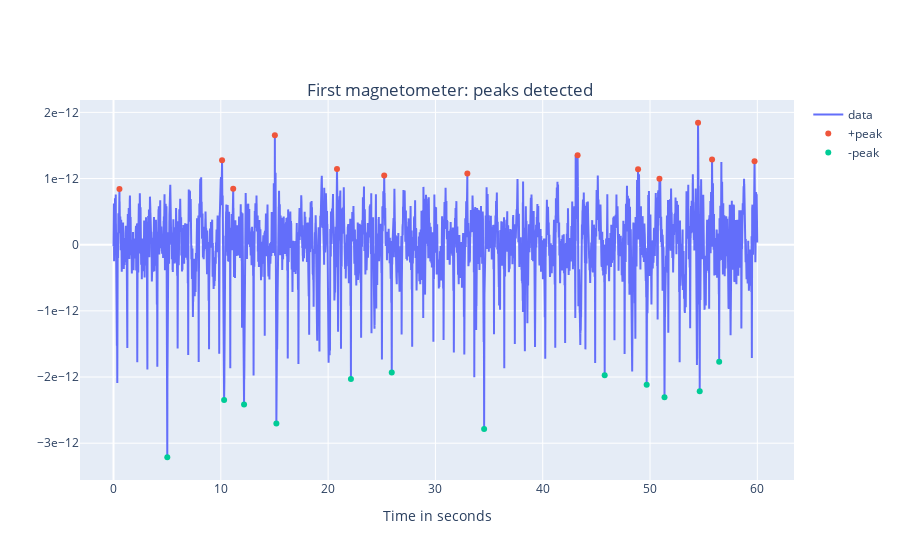

The code cell stored with this chart in its notebook:
### Code cell
#EXAMPLE: find peaks of the first magnetometer channel:

from mne.preprocessing import peak_finder

thresh=(max(data_mags[0]) - min(data_mags[0])) / 1.7 #THRESHOLD FOR IDENTIFICATION ADJUST HERE
# The amount above surrounding data for a peak to be identified. Larger values mean the algorithm 
# is more selective in finding peaks. If None, use the default of (max(x0) - min(x0)) / 4.

pos_peak_locs, pos_peak_magnitudes = peak_finder(data_mags[0], extrema=1, thresh=thresh) #positive peaks
neg_peak_locs, neg_peak_magnitudes = peak_finder(data_mags[0], extrema=-1, thresh=thresh) #negative peaks


t=np.arange(0, duration, 1/sfreq) 
fig = go.Figure()
fig.add_trace(go.Scatter(x=t, y=data_mags[0], name='data'));
fig.add_trace(go.Scatter(x=t[pos_peak_locs], y=pos_peak_magnitudes, mode='markers', name='+peak'));
fig.add_trace(go.Scatter(x=t[neg_peak_locs], y=neg_peak_magnitudes, mode='markers', name='-peak'));
fig.update_layout(
    title={
    'text': "First magnetometer: peaks detected",
    'y':0.85,
    'x':0.5,
    'xanchor': 'center',
    'yanchor': 'top'},
    xaxis_title="Time in seconds",
    yaxis = dict(
        showexponent = 'all',
        exponentformat = 'e'))
    
fig.show()


#https://www.codegrepper.com/code-examples/python/go.Scatter+no+line

### Figure 1 — Plotly figure (JSON) as saved in the notebook; plotly's stock layout.template omitted (floating-point values rounded to 4 significant figures; data arrays with more than 128 entries replaced by an {"elided": "..."} marker saying what was removed)
{"data": [{"name": "data", "type": "scatter", "x": {"elided": "30000 float values"}, "y": {"elided": "30000 float values"}}, {"mode": "markers", "name": "+peak", "type": "scatter", "x": [0.554, 10.12, 11.16, 15.04, 20.83, 25.23, 32.98, 43.25, 48.89, 50.88, 54.48, 55.78, 59.74], "y": [8.412e-13, 1.275e-12, 8.442e-13, 1.654e-12, 1.145e-12, 1.047e-12, 1.078e-12, 1.351e-12, 1.14e-12, 9.981e-13, 1.843e-12, 1.286e-12, 1.262e-12]}, {"mode": "markers", "name": "-peak", "type": "scatter", "x": [5.012, 10.31, 12.17, 15.18, 22.13, 25.93, 34.54, 45.78, 49.69, 51.35, 54.63, 56.45], "y": [-3.212e-12, -2.349e-12, -2.416e-12, -2.701e-12, -2.031e-12, -1.931e-12, -2.784e-12, -1.974e-12, -2.116e-12, -2.304e-12, -2.213e-12, -1.77e-12]}], "layout": {"title": {"text": "First magnetometer: peaks detected", "x": 0.5, "xanchor": "center", "y": 0.85, "yanchor": "top"}, "xaxis": {"title": {"text": "Time in seconds"}}, "yaxis": {"exponentformat": "e", "showexponent": "all"}}}
